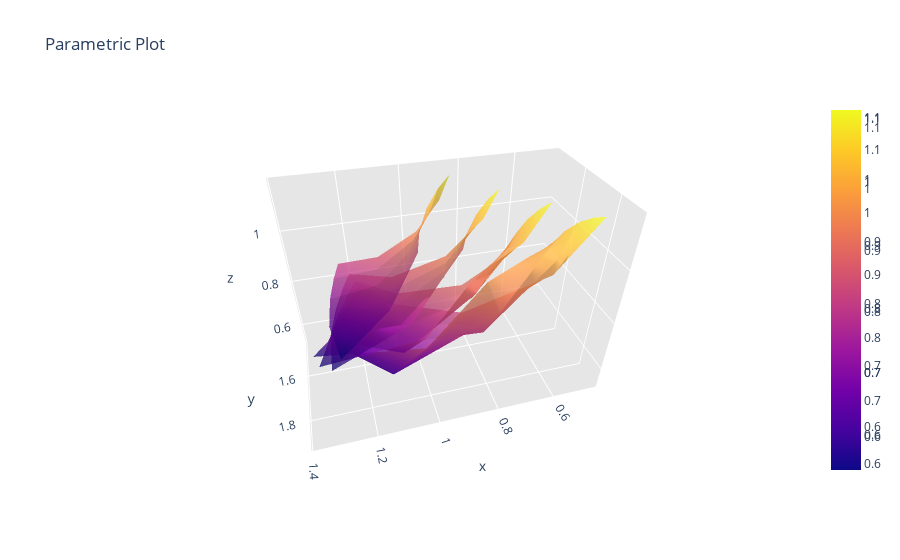

Write notebook code for a chart like this one.
### Code cell
import plotly as py
import plotly.graph_objects as go
import numpy as np

data = []
for i in range(4):
    sdf = solution[solution['t_0'] == i]
    sdf = sdf.pivot_table(values=['median_x', 'median_y', 'median_z'], index='t_1', columns='t_2')

    surface = go.Surface(x=sdf['median_x'], y=sdf['median_y'], z=sdf['median_z'], opacity=0.75)
    """surface = go.Scatter3d(x=sdf['median_x'], y=sdf['median_y'], z=sdf['median_z'], 
                           mode='markers',
                           marker=dict(
                               color=sdf['t_2'],
                               colorscale='Viridis',
                               opacity=0.8
                           ))"""

    data.append(surface)

layout = go.Layout(
    title='Parametric Plot',
    scene=dict(
        xaxis=dict(
            gridcolor='rgb(255, 255, 255)',
            zerolinecolor='rgb(255, 255, 255)',
            showbackground=True,
            backgroundcolor='rgb(230, 230,230)'
        ),
        yaxis=dict(
            gridcolor='rgb(255, 255, 255)',
            zerolinecolor='rgb(255, 255, 255)',
            showbackground=True,
            backgroundcolor='rgb(230, 230,230)'
        ),
        zaxis=dict(
            gridcolor='rgb(255, 255, 255)',
            zerolinecolor='rgb(255, 255, 255)',
            showbackground=True,
            backgroundcolor='rgb(230, 230,230)'
        )
    )
)

fig = go.Figure(data=data, layout=layout)
py.offline.iplot(fig, filename='jupyter-parametric_plot')

### Figure 1 — Plotly figure (JSON) as saved in the notebook; plotly's stock layout.template omitted (floating-point values rounded to 4 significant figures)
{"data": [{"opacity": 0.75, "type": "surface", "x": [[0.4659, 0.6404, 0.8893, 1.074, 1.178], [0.4866, 0.6301, 0.8811, 1.1, 1.218], [0.5133, 0.6293, 0.8517, 1.122, 1.263], [0.5395, 0.6466, 0.8136, 1.117, 1.312], [0.5559, 0.6726, 0.8292, 1.032, 1.375]], "y": [[1.794, 1.848, 1.773, 1.633, 1.535], [1.768, 1.848, 1.815, 1.66, 1.553], [1.737, 1.829, 1.864, 1.7, 1.571], [1.704, 1.79, 1.884, 1.775, 1.583], [1.672, 1.743, 1.817, 1.901, 1.546]], "z": [[1.113, 0.9754, 0.8305, 0.795, 0.823], [1.101, 0.9891, 0.8107, 0.7468, 0.7797], [1.073, 1.007, 0.8184, 0.6845, 0.7208], [1.026, 1.01, 0.8942, 0.6205, 0.6404], [0.9631, 0.9776, 0.9657, 0.8335, 0.5478]]}, {"opacity": 0.75, "type": "surface", "x": [[0.5726, 0.6809, 0.8717, 1.065, 1.187], [0.6011, 0.6897, 0.8671, 1.084, 1.223], [0.6307, 0.7049, 0.8536, 1.095, 1.264], [0.6544, 0.7258, 0.8423, 1.075, 1.307], [0.6651, 0.7444, 0.8567, 1.017, 1.359]], "y": [[1.664, 1.718, 1.708, 1.609, 1.51], [1.646, 1.713, 1.735, 1.641, 1.533], [1.627, 1.7, 1.759, 1.685, 1.56], [1.605, 1.679, 1.764, 1.754, 1.585], [1.58, 1.652, 1.734, 1.82, 1.586]], "z": [[1.114, 1.015, 0.8871, 0.8201, 0.8256], [1.086, 1.008, 0.8726, 0.7794, 0.7851], [1.043, 0.9951, 0.8699, 0.7283, 0.728], [0.9836, 0.967, 0.8889, 0.6866, 0.6459], [0.9144, 0.9194, 0.9017, 0.793, 0.5306]]}, {"opacity": 0.75, "type": "surface", "x": [[0.7065, 0.7714, 0.8986, 1.069, 1.204], [0.7406, 0.7923, 0.9037, 1.082, 1.234], [0.7735, 0.8169, 0.9074, 1.087, 1.268], [0.7972, 0.8403, 0.9132, 1.069, 1.3], [0.8047, 0.8534, 0.925, 1.036, 1.315]], "y": [[1.562, 1.599, 1.614, 1.563, 1.475], [1.552, 1.598, 1.632, 1.596, 1.506], [1.541, 1.593, 1.647, 1.637, 1.541], [1.527, 1.584, 1.652, 1.687, 1.582], [1.509, 1.569, 1.642, 1.723, 1.628]], "z": [[1.129, 1.048, 0.9412, 0.8561, 0.8347], [1.091, 1.028, 0.9249, 0.8232, 0.7975], [1.036, 0.9957, 0.9075, 0.7821, 0.7429], [0.9659, 0.9467, 0.889, 0.7475, 0.6617], [0.8883, 0.8837, 0.8612, 0.7774, 0.5421]]}, {"opacity": 0.75, "type": "surface", "x": [[0.8512, 0.8912, 0.9729, 1.103, 1.235], [0.8907, 0.9198, 0.9866, 1.113, 1.258], [0.9281, 0.9511, 1.002, 1.118, 1.281], [0.9537, 0.977, 1.018, 1.111, 1.299], [0.9589, 0.9865, 1.027, 1.094, 1.278]], "y": [[1.491, 1.511, 1.523, 1.498, 1.431], [1.49, 1.516, 1.54, 1.531, 1.468], [1.489, 1.521, 1.557, 1.569, 1.513], [1.484, 1.522, 1.57, 1.609, 1.565], [1.472, 1.516, 1.571, 1.635, 1.63]], "z": [[1.163, 1.088, 0.9925, 0.901, 0.8535], [1.118, 1.059, 0.9722, 0.8736, 0.8196], [1.053, 1.013, 0.9423, 0.8368, 0.7683], [0.9693, 0.9469, 0.8989, 0.7962, 0.6909], [0.8785, 0.8672, 0.8418, 0.7753, 0.5899]]}], "layout": {"autosize": true, "scene": {"aspectmode": "auto", "aspectratio": {"x": 1.407, "y": 0.7269, "z": 0.9781}, "camera": {"center": {"x": 0, "y": 0, "z": 0}, "eye": {"x": 0.4604, "y": 1.672, "z": 1.296}, "projection": {"type": "perspective"}, "up": {"x": 0, "y": 0, "z": 1}}, "xaxis": {"backgroundcolor": "rgb(230, 230,230)", "gridcolor": "rgb(255, 255, 255)", "showbackground": true, "zerolinecolor": "rgb(255, 255, 255)"}, "yaxis": {"backgroundcolor": "rgb(230, 230,230)", "gridcolor": "rgb(255, 255, 255)", "showbackground": true, "zerolinecolor": "rgb(255, 255, 255)"}, "zaxis": {"backgroundcolor": "rgb(230, 230,230)", "gridcolor": "rgb(255, 255, 255)", "showbackground": true, "zerolinecolor": "rgb(255, 255, 255)"}}, "title": {"text": "Parametric Plot"}}}
